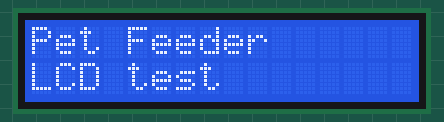
Recording of a sketch running on a simulated Arduino Uno, built with avr-gcc and run on an emulated ATmega328P. Parts: 16×2 character LCD.

Above: at 0.1 s.
At 2.2 s:
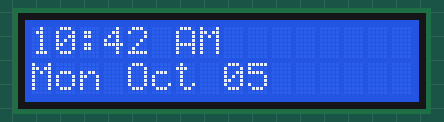
At 12.2 s:
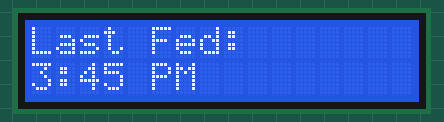
At 24.3 s:
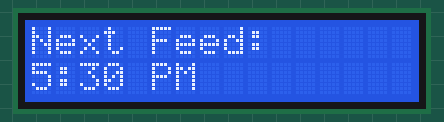
At 34.3 s:
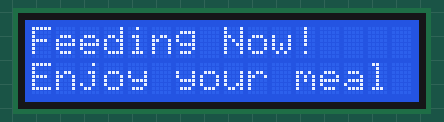

The sketch:

lcd_status_demo.ino
```cpp
/*
  Module 09b - 16x2 LCD status screens (demo with fake data)
  ----------------------------------------------------------
  Shows the three idle screens used by the real feeder, rotating every 5 s,
  plus the "Feeding Now!" override. No WiFi, no clock: the data is fake so
  you can check the display and the layout on their own.

    1. Clock        "10:42 AM / Mon Oct 05"
    2. Next Feed    "Next Feed: / 5:30 PM"
    3. Last Fed     "Last Fed: / 3:45 PM"

  The real firmware shows plain clock times on purpose (not "in 2h 10m"
  countdowns). See 00_full_system for the live version.

  Library: "LiquidCrystal_I2C" (Library Manager).
  Wiring: SDA -> D2, SCL -> D1, VCC -> 5 V, GND -> GND.
  Address 0x27 below; run i2c_scanner if the screen stays blank.
*/

#include <LiquidCrystal_I2C.h>

#define LCD_ADDR 0x27

LiquidCrystal_I2C lcd(LCD_ADDR, 16, 2);

void show(const char* line1, const char* line2) {
  lcd.clear();
  lcd.setCursor(0, 0); lcd.print(line1);
  lcd.setCursor(0, 1); lcd.print(line2);
}

void setup() {
  Serial.begin(115200);
  lcd.init();
  lcd.backlight();
  show("Pet Feeder", "LCD test");
  delay(2000);
}

void loop() {
  show("10:42 AM", "Mon Oct 05");   delay(5000);
  show("Next Feed:", "5:30 PM");    delay(5000);
  show("Last Fed:", "3:45 PM");     delay(5000);

  show("Feeding Now!", "Enjoy your meal");
  delay(2000);
}
```

Measured:
- what the display in image 1 shows lasts 5.0 s, from 2.1 s to 7.1 s
- what the display in image 4 shows lasts 2.0 s, from 34.3 s to 36.3 s
